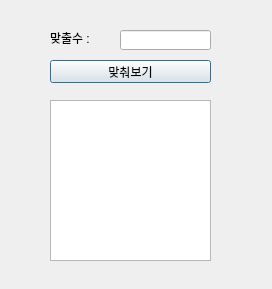
<?xml version="1.0" encoding="UTF-8"?>
<ui version="4.0">
 <class>Dialog</class>
 <widget class="QDialog" name="Dialog">
  <property name="geometry">
   <rect>
    <x>0</x>
    <y>0</y>
    <width>272</width>
    <height>289</height>
   </rect>
  </property>
  <property name="windowTitle">
   <string>Dialog</string>
  </property>
  <widget class="QLabel" name="lbl">
   <property name="geometry">
    <rect>
     <x>50</x>
     <y>30</y>
     <width>81</width>
     <height>16</height>
    </rect>
   </property>
   <property name="text">
    <string>맞출수 :</string>
   </property>
  </widget>
  <widget class="QPushButton" name="pb">
   <property name="geometry">
    <rect>
     <x>50</x>
     <y>60</y>
     <width>161</width>
     <height>23</height>
    </rect>
   </property>
   <property name="text">
    <string>맞춰보기</string>
   </property>
  </widget>
  <widget class="QTextEdit" name="te">
   <property name="geometry">
    <rect>
     <x>50</x>
     <y>100</y>
     <width>161</width>
     <height>161</height>
    </rect>
   </property>
  </widget>
  <widget class="QLineEdit" name="le">
   <property name="geometry">
    <rect>
     <x>120</x>
     <y>30</y>
     <width>91</width>
     <height>20</height>
    </rect>
   </property>
  </widget>
 </widget>
 <resources/>
 <connections/>
</ui>
